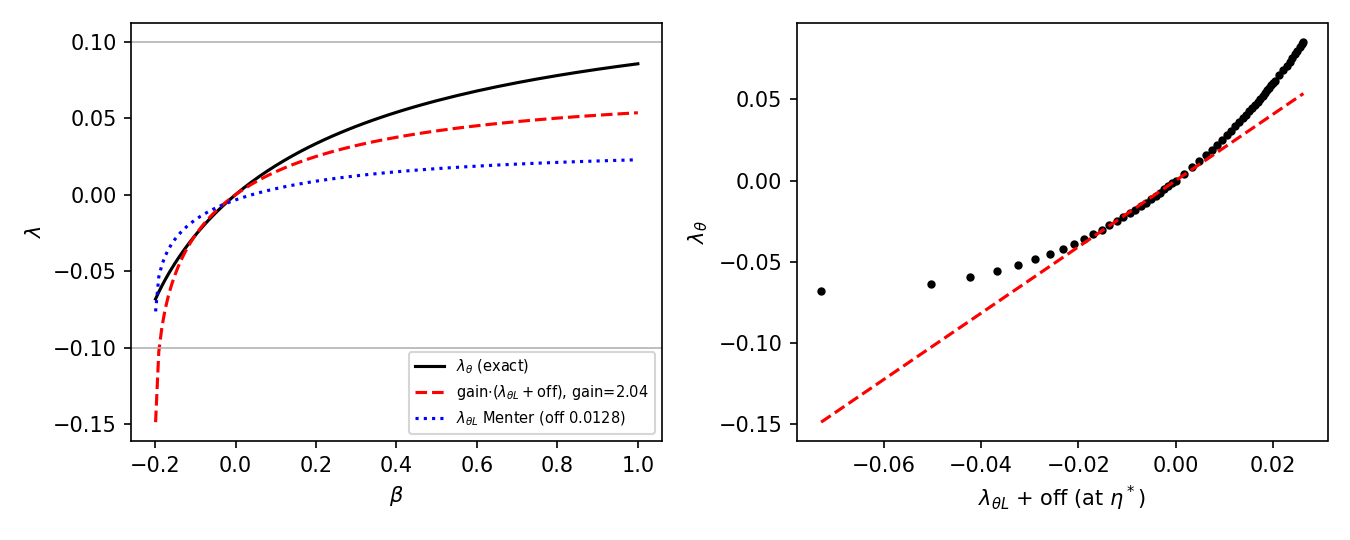

Reproduce this figure in Python.
#!/usr/bin/env python
"""Falkner-Skan calibration of the SA-BCM pressure-gradient sensor.

For each wedge parameter beta (U_e = C x^m, m = beta/(2-beta)) the similarity
profile f(eta) is solved and evaluated at eta* = argmax(eta^2 f''), i.e. the
wall-normal location of the Re_v = rho d^2 |du/dy| / mu maximum where the BCM
Term1 fires. There:

  lambda_theta (exact, LM2009 definition)  = theta^2/nu dU_e/dx = 2 m thetahat^2/(m+1)
  lambda_thetaL (Menter 2015, offset = 0)  = -c (d^2/nu) dV/dy   with dV/dy = -du/dx
      (d^2/nu) du/dx = (2 eta^2/(m+1)) [ m f' - (1-m)/2 eta f'' ]
  =>  lambda_thetaL_raw = c (2 eta^2/(m+1)) [ m f' - (1-m)/2 eta f'' ],  c = 7.57e-3

Outputs: the offset that zeroes lambda_thetaL for Blasius at eta*, the linear
gain lambda_theta ~ gain * (lambda_thetaL_raw + off) fitted over the LM2009
validity window |lambda_theta| <= 0.1, a table and a figure.
"""
import json, sys, os
import numpy as np
from scipy.integrate import solve_bvp, trapezoid

C_MENTER = 7.57e-3
OFF_MENTER = 0.0128
ETA_MAX = 14.0

def falkner_skan(beta, guess=None):
    def ode(eta, y):
        f, fp, fpp = y
        return np.vstack([fp, fpp, -f * fpp - beta * (1.0 - fp**2)])
    def bc(ya, yb):
        return np.array([ya[0], ya[1], yb[1] - 1.0])
    eta = np.linspace(0.0, ETA_MAX, 1200)
    if guess is None:
        y0 = np.vstack([eta - 1.7 * (1 - np.exp(-eta / 1.7)), 1 - np.exp(-eta / 1.7), np.exp(-eta / 1.7) / 1.7])
    else:
        y0 = guess.sol(eta)
    sol = solve_bvp(ode, bc, eta, y0, tol=1e-8, max_nodes=200000)
    assert sol.success, f"FS failed at beta={beta}: {sol.message}"
    return sol

def evaluate(beta, sol):
    m = beta / (2.0 - beta)
    eta = np.linspace(0.0, ETA_MAX, 20001)
    f, fp, fpp = sol.sol(eta)
    thetahat = trapezoid(fp * (1.0 - fp), eta)
    lam_theta = 2.0 * m * thetahat**2 / (m + 1.0)
    rev = eta**2 * np.abs(fpp)                      # ~ Re_v (BL approx: omega = du/dy)
    i = int(np.argmax(rev)); eta_s = eta[i]
    lamL_raw = C_MENTER * (2.0 * eta_s**2 / (m + 1.0)) * (m * fp[i] - 0.5 * (1.0 - m) * eta_s * fpp[i])
    return dict(beta=beta, m=m, thetahat=thetahat, lam_theta=lam_theta, eta_star=eta_s,
                fpp0=float(fpp[0]), lamL_raw=lamL_raw)

def main(out_dir):
    betas_pos = np.concatenate([np.linspace(0.0, 0.5, 26), np.linspace(0.55, 1.0, 10)])
    betas_neg = np.linspace(0.0, -0.1988, 26)[1:]
    rows = []
    sol = None
    for b in betas_pos:
        sol = falkner_skan(b, sol); rows.append(evaluate(b, sol))
    sol = None
    for b in betas_neg:
        sol = falkner_skan(b, sol); rows.append(evaluate(b, sol))
    rows.sort(key=lambda r: r["beta"])
    blas = [r for r in rows if r["beta"] == 0.0][0]
    off = -blas["lamL_raw"]
    # fit gain on the LM2009 window |lambda_theta| <= 0.1 with the corrected offset
    lt = np.array([r["lam_theta"] for r in rows]); ll = np.array([r["lamL_raw"] + off for r in rows])
    w = np.abs(lt) <= 0.1
    gain = float(np.sum(lt[w] * ll[w]) / np.sum(ll[w]**2))
    gain_neg = float(np.sum(lt[w & (lt < 0)] * ll[w & (lt < 0)]) / np.sum(ll[w & (lt < 0)]**2))
    gain_pos = float(np.sum(lt[w & (lt > 0)] * ll[w & (lt > 0)]) / np.sum(ll[w & (lt > 0)]**2))
    # what Menter's own offset gives for Blasius
    res = dict(c=C_MENTER, off_menter=OFF_MENTER, blasius=dict(eta_star=blas["eta_star"], fpp0=blas["fpp0"],
               lamL_raw=blas["lamL_raw"], lamL_with_menter_offset=blas["lamL_raw"] + OFF_MENTER),
               off_calibrated=off, gain=gain, gain_adverse=gain_neg, gain_favorable=gain_pos,
               fit_window="|lambda_theta| <= 0.1", rows=rows)
    os.makedirs(out_dir, exist_ok=True)
    json.dump(res, open(os.path.join(out_dir, "falkner_skan_gain.json"), "w"), indent=1)
    print(f"Blasius: eta* = {blas['eta_star']:.3f}  f''(0) = {blas['fpp0']:.5f}  lamL_raw = {blas['lamL_raw']:+.5f}"
          f"  -> with Menter offset 0.0128: {blas['lamL_raw']+OFF_MENTER:+.5f}")
    print(f"calibrated offset (lamL=0 at Blasius eta*): {off:.5f}")
    print(f"gain (|lam|<=0.1): {gain:.4f}   adverse-only: {gain_neg:.4f}   favorable-only: {gain_pos:.4f}")
    print(f"{'beta':>8} {'m':>8} {'eta*':>6} {'lam_theta':>10} {'lamL_raw':>10} {'lamL+off':>10} {'gain*(..)':>10}")
    for r in rows:
        if abs(r["beta"] * 20 - round(r["beta"] * 20)) < 1e-9 or r["beta"] < 0:
            print(f"{r['beta']:8.4f} {r['m']:8.4f} {r['eta_star']:6.2f} {r['lam_theta']:10.4f} {r['lamL_raw']:10.4f} "
                  f"{r['lamL_raw']+off:10.4f} {gain*(r['lamL_raw']+off):10.4f}")
    try:
        import matplotlib; matplotlib.use("Agg"); import matplotlib.pyplot as plt
        fig, ax = plt.subplots(1, 2, figsize=(9, 3.6))
        ax[0].plot([r["beta"] for r in rows], lt, "k-", label=r"$\lambda_\theta$ (exact)")
        ax[0].plot([r["beta"] for r in rows], gain * ll, "r--", label=fr"gain$\cdot(\lambda_{{\theta L}}+$off$)$, gain={gain:.2f}")
        ax[0].plot([r["beta"] for r in rows], [r["lamL_raw"] + OFF_MENTER for r in rows], "b:", label=r"$\lambda_{\theta L}$ Menter (off 0.0128)")
        ax[0].axhline(0.1, color="0.7", lw=0.8); ax[0].axhline(-0.1, color="0.7", lw=0.8)
        ax[0].set_xlabel(r"$\beta$"); ax[0].set_ylabel(r"$\lambda$"); ax[0].legend(fontsize=7)
        ax[1].plot(ll, lt, "ko", ms=3); xx = np.linspace(ll.min(), ll.max(), 50); ax[1].plot(xx, gain * xx, "r--")
        ax[1].set_xlabel(r"$\lambda_{\theta L}$ + off (at $\eta^*$)"); ax[1].set_ylabel(r"$\lambda_\theta$")
        fig.tight_layout(); fig.savefig(os.path.join(out_dir, "falkner_skan_gain.png"), dpi=150)
    except Exception as e:
        print("plot skipped:", e)

if __name__ == "__main__":
    main(sys.argv[1] if len(sys.argv) > 1 else os.path.dirname(os.path.abspath(__file__)))
